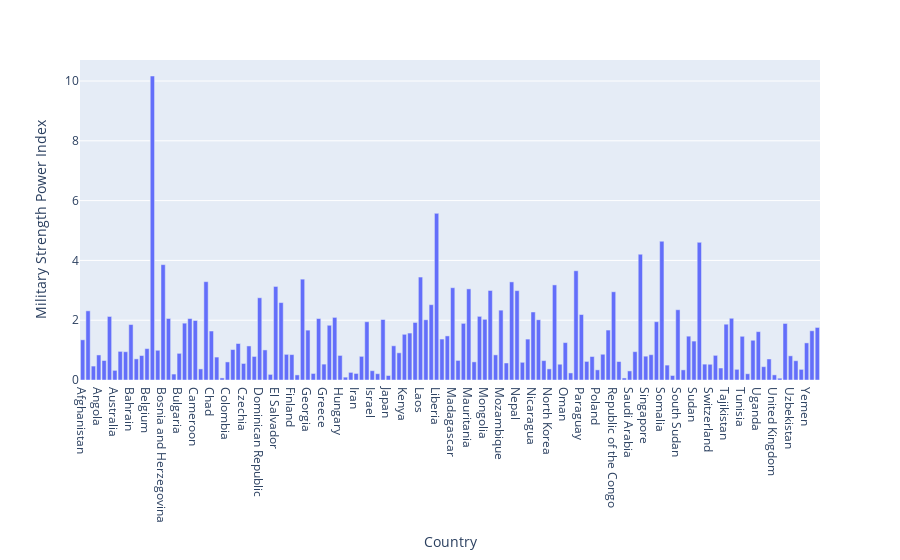

The notebook cell this image was saved under:
### Code cell
import plotly.express as px
fig = px.bar(df ,x= "Country" , y ="Military Strength Power Index")
fig.show()

### Figure 1 — Plotly figure (JSON) as saved in the notebook; plotly's stock layout.template omitted (floating-point values rounded to 4 significant figures; data arrays with more than 128 entries replaced by an {"elided": "..."} marker saying what was removed)
{"data": [{"alignmentgroup": "True", "hovertemplate": "Country=%{x}<br>Military Strength Power Index=%{y}<extra></extra>", "legendgroup": "", "marker": {"color": "#636efa", "pattern": {"shape": ""}}, "name": "", "offsetgroup": "", "orientation": "v", "showlegend": false, "textposition": "auto", "type": "bar", "x": {"elided": "138 str values"}, "xaxis": "x", "y": {"elided": "138 float values"}, "yaxis": "y"}], "layout": {"barmode": "relative", "legend": {"tracegroupgap": 0}, "margin": {"t": 60}, "xaxis": {"anchor": "y", "domain": [0, 1], "title": {"text": "Country"}}, "yaxis": {"anchor": "x", "domain": [0, 1], "title": {"text": "Military Strength Power Index"}}}}
